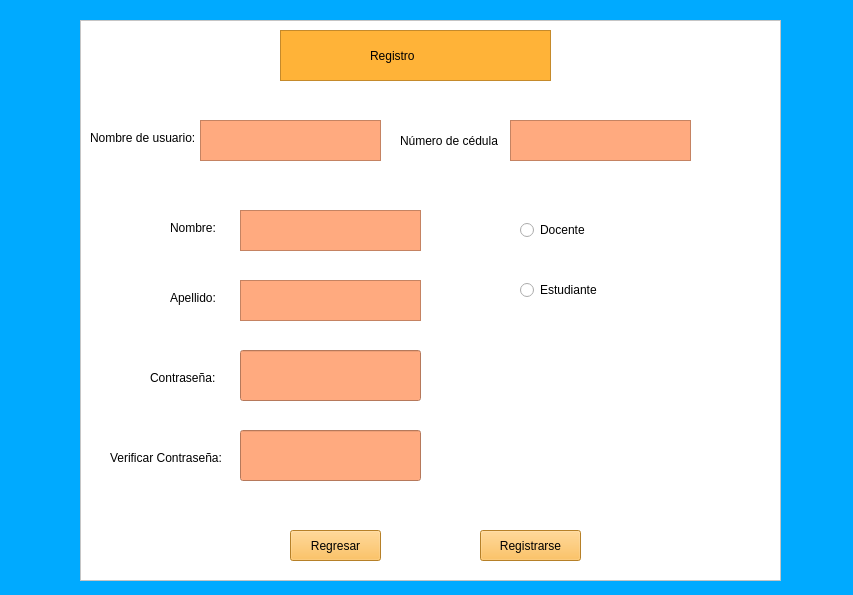
<?xml version="1.0" encoding="UTF-8"?>
<ui version="4.0">
 <class>InicioS</class>
 <widget class="QWidget" name="InicioS">
  <property name="geometry">
   <rect>
    <x>0</x>
    <y>0</y>
    <width>853</width>
    <height>595</height>
   </rect>
  </property>
  <property name="windowTitle">
   <string>Form</string>
  </property>
  <property name="styleSheet">
   <string notr="true">background-color: rgb(0, 170, 255);</string>
  </property>
  <widget class="QLabel" name="label_4">
   <property name="geometry">
    <rect>
     <x>30</x>
     <y>30</y>
     <width>49</width>
     <height>16</height>
    </rect>
   </property>
   <property name="text">
    <string/>
   </property>
  </widget>
  <widget class="QFrame" name="frame_4">
   <property name="geometry">
    <rect>
     <x>80</x>
     <y>20</y>
     <width>701</width>
     <height>561</height>
    </rect>
   </property>
   <property name="styleSheet">
    <string notr="true">background-color: rgb(255, 255, 255);</string>
   </property>
   <property name="frameShape">
    <enum>QFrame::StyledPanel</enum>
   </property>
   <property name="frameShadow">
    <enum>QFrame::Raised</enum>
   </property>
   <widget class="QFrame" name="frame_2">
    <property name="geometry">
     <rect>
      <x>200</x>
      <y>10</y>
      <width>271</width>
      <height>51</height>
     </rect>
    </property>
    <property name="styleSheet">
     <string notr="true">background-color: rgb(255, 179, 56);</string>
    </property>
    <property name="frameShape">
     <enum>QFrame::StyledPanel</enum>
    </property>
    <property name="frameShadow">
     <enum>QFrame::Raised</enum>
    </property>
    <widget class="QLabel" name="label">
     <property name="geometry">
      <rect>
       <x>90</x>
       <y>10</y>
       <width>121</width>
       <height>31</height>
      </rect>
     </property>
     <property name="styleSheet">
      <string notr="true">font: 700 14pt &quot;Segoe UI&quot;;</string>
     </property>
     <property name="text">
      <string>Registro</string>
     </property>
    </widget>
   </widget>
   <widget class="QTextEdit" name="Nombre">
    <property name="geometry">
     <rect>
      <x>160</x>
      <y>190</y>
      <width>181</width>
      <height>41</height>
     </rect>
    </property>
    <property name="styleSheet">
     <string notr="true">background-color: rgb(255, 170, 127);</string>
    </property>
   </widget>
   <widget class="QLabel" name="label_2">
    <property name="geometry">
     <rect>
      <x>90</x>
      <y>200</y>
      <width>49</width>
      <height>16</height>
     </rect>
    </property>
    <property name="styleSheet">
     <string notr="true">font: 700 9pt &quot;Segoe UI&quot;;</string>
    </property>
    <property name="text">
     <string>Nombre:</string>
    </property>
   </widget>
   <widget class="QLabel" name="label_3">
    <property name="geometry">
     <rect>
      <x>90</x>
      <y>270</y>
      <width>49</width>
      <height>16</height>
     </rect>
    </property>
    <property name="styleSheet">
     <string notr="true">font: 700 9pt &quot;Segoe UI&quot;;</string>
    </property>
    <property name="text">
     <string>Apellido:</string>
    </property>
   </widget>
   <widget class="QLabel" name="label_5">
    <property name="geometry">
     <rect>
      <x>320</x>
      <y>110</y>
      <width>111</width>
      <height>21</height>
     </rect>
    </property>
    <property name="styleSheet">
     <string notr="true">font: 700 9pt &quot;Segoe UI&quot;;</string>
    </property>
    <property name="text">
     <string>Número de cédula</string>
    </property>
   </widget>
   <widget class="QLabel" name="label_7">
    <property name="geometry">
     <rect>
      <x>10</x>
      <y>110</y>
      <width>111</width>
      <height>16</height>
     </rect>
    </property>
    <property name="styleSheet">
     <string notr="true">font: 700 9pt &quot;Segoe UI&quot;;</string>
    </property>
    <property name="text">
     <string>Nombre de usuario:</string>
    </property>
   </widget>
   <widget class="QLabel" name="label_6">
    <property name="geometry">
     <rect>
      <x>70</x>
      <y>350</y>
      <width>71</width>
      <height>16</height>
     </rect>
    </property>
    <property name="styleSheet">
     <string notr="true">font: 700 9pt &quot;Segoe UI&quot;;</string>
    </property>
    <property name="text">
     <string>Contraseña:</string>
    </property>
   </widget>
   <widget class="QLabel" name="label_8">
    <property name="geometry">
     <rect>
      <x>30</x>
      <y>430</y>
      <width>121</width>
      <height>16</height>
     </rect>
    </property>
    <property name="styleSheet">
     <string notr="true">font: 700 9pt &quot;Segoe UI&quot;;</string>
    </property>
    <property name="text">
     <string>Verificar Contraseña:</string>
    </property>
   </widget>
   <widget class="QTextEdit" name="Apellido">
    <property name="geometry">
     <rect>
      <x>160</x>
      <y>260</y>
      <width>181</width>
      <height>41</height>
     </rect>
    </property>
    <property name="styleSheet">
     <string notr="true">background-color: rgb(255, 170, 127);</string>
    </property>
   </widget>
   <widget class="QTextEdit" name="NombreUsuario">
    <property name="geometry">
     <rect>
      <x>120</x>
      <y>100</y>
      <width>181</width>
      <height>41</height>
     </rect>
    </property>
    <property name="styleSheet">
     <string notr="true">background-color: rgb(255, 170, 127);</string>
    </property>
   </widget>
   <widget class="QTextEdit" name="CorreoInstitucional">
    <property name="geometry">
     <rect>
      <x>430</x>
      <y>100</y>
      <width>181</width>
      <height>41</height>
     </rect>
    </property>
    <property name="styleSheet">
     <string notr="true">background-color: rgb(255, 170, 127);</string>
    </property>
   </widget>
   <widget class="QPushButton" name="botonRegresar1">
    <property name="geometry">
     <rect>
      <x>210</x>
      <y>510</y>
      <width>91</width>
      <height>31</height>
     </rect>
    </property>
    <property name="styleSheet">
     <string notr="true">background-color: rgb(255, 179, 56);font: 700 9pt &quot;Segoe UI&quot;;</string>
    </property>
    <property name="text">
     <string>Regresar</string>
    </property>
   </widget>
   <widget class="QPushButton" name="botonRegistrarse">
    <property name="geometry">
     <rect>
      <x>400</x>
      <y>510</y>
      <width>101</width>
      <height>31</height>
     </rect>
    </property>
    <property name="styleSheet">
     <string notr="true">background-color: rgb(255, 179, 56);
font: 700 9pt &quot;Segoe UI&quot;;</string>
    </property>
    <property name="text">
     <string>Registrarse</string>
    </property>
   </widget>
   <widget class="QRadioButton" name="rbuttonDocente">
    <property name="geometry">
     <rect>
      <x>440</x>
      <y>200</y>
      <width>89</width>
      <height>20</height>
     </rect>
    </property>
    <property name="text">
     <string>Docente</string>
    </property>
   </widget>
   <widget class="QRadioButton" name="rbuttonEstudiante">
    <property name="geometry">
     <rect>
      <x>440</x>
      <y>260</y>
      <width>89</width>
      <height>20</height>
     </rect>
    </property>
    <property name="text">
     <string>Estudiante</string>
    </property>
   </widget>
   <widget class="QLineEdit" name="VerificarClave">
    <property name="geometry">
     <rect>
      <x>160</x>
      <y>410</y>
      <width>181</width>
      <height>51</height>
     </rect>
    </property>
    <property name="styleSheet">
     <string notr="true">background-color: rgb(255, 170, 127);</string>
    </property>
    <property name="echoMode">
     <enum>QLineEdit::Password</enum>
    </property>
   </widget>
   <widget class="QLineEdit" name="Clave">
    <property name="geometry">
     <rect>
      <x>160</x>
      <y>330</y>
      <width>181</width>
      <height>51</height>
     </rect>
    </property>
    <property name="styleSheet">
     <string notr="true">background-color: rgb(255, 170, 127);</string>
    </property>
    <property name="echoMode">
     <enum>QLineEdit::Password</enum>
    </property>
   </widget>
   <widget class="QLabel" name="Aviso">
    <property name="geometry">
     <rect>
      <x>160</x>
      <y>470</y>
      <width>391</width>
      <height>31</height>
     </rect>
    </property>
    <property name="styleSheet">
     <string notr="true">font: 700 9pt &quot;Segoe UI&quot;;
color: rgb(255, 18, 1);</string>
    </property>
    <property name="text">
     <string/>
    </property>
   </widget>
  </widget>
 </widget>
 <resources>
  <include location="img/imagen.qrc"/>
 </resources>
 <connections/>
</ui>
